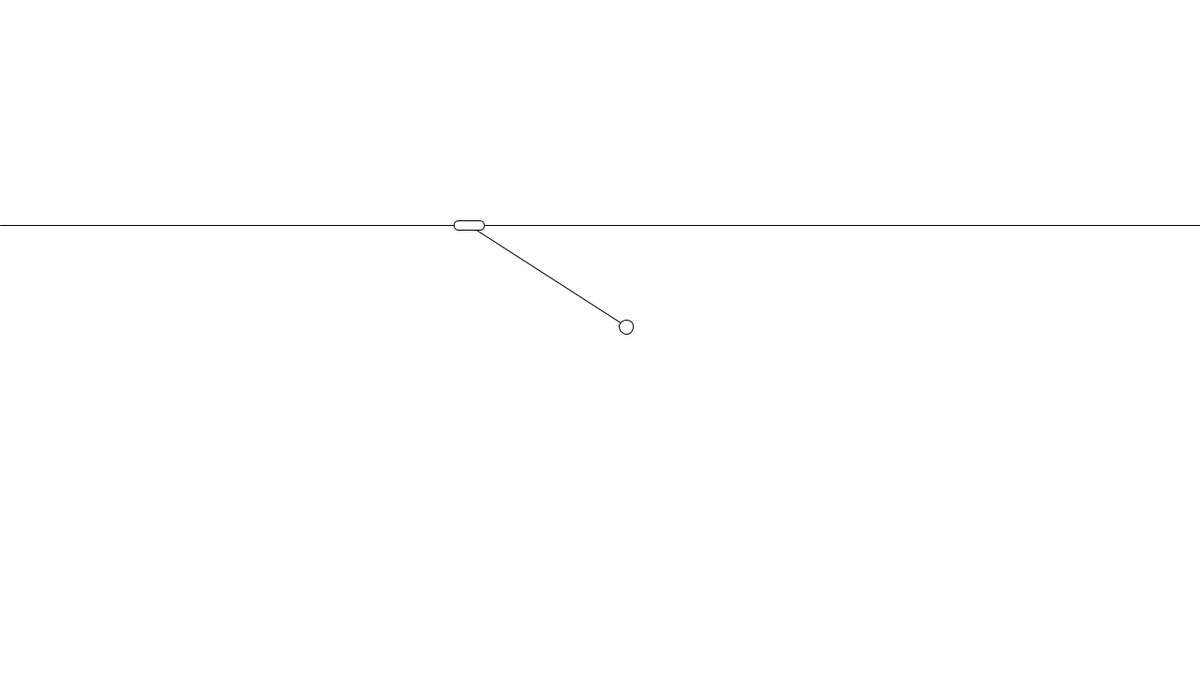
Frame 1 (no input)
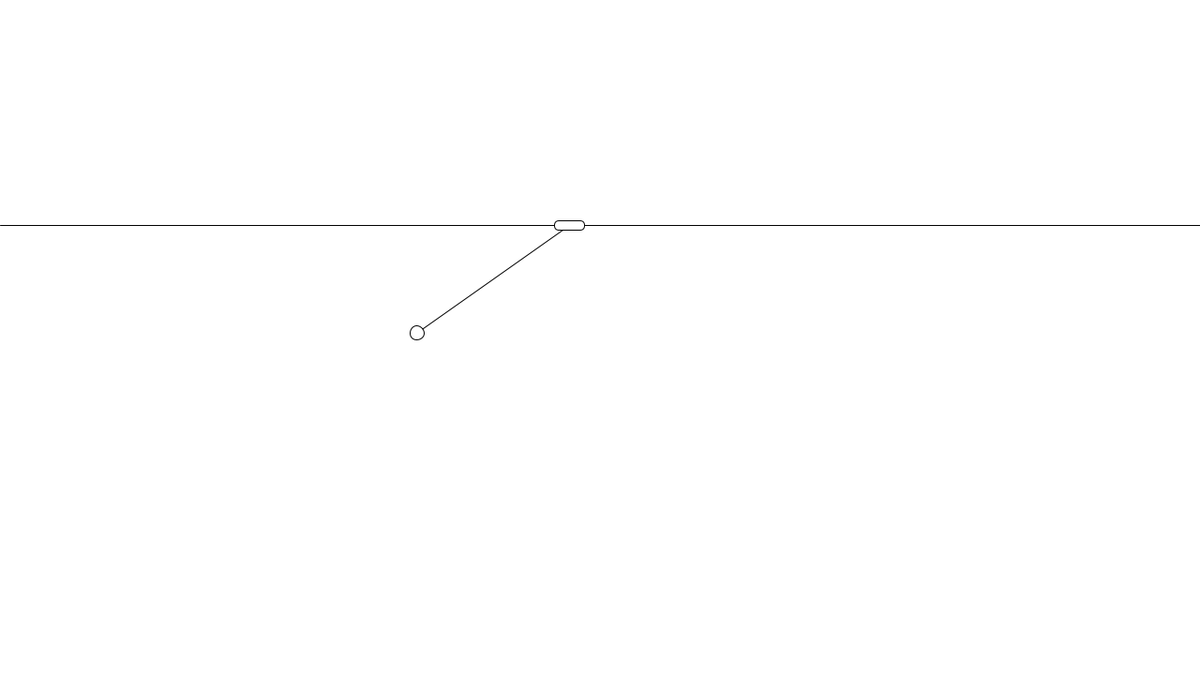
Frame 60 (the mouse pressed at the canvas centre just before this capture)
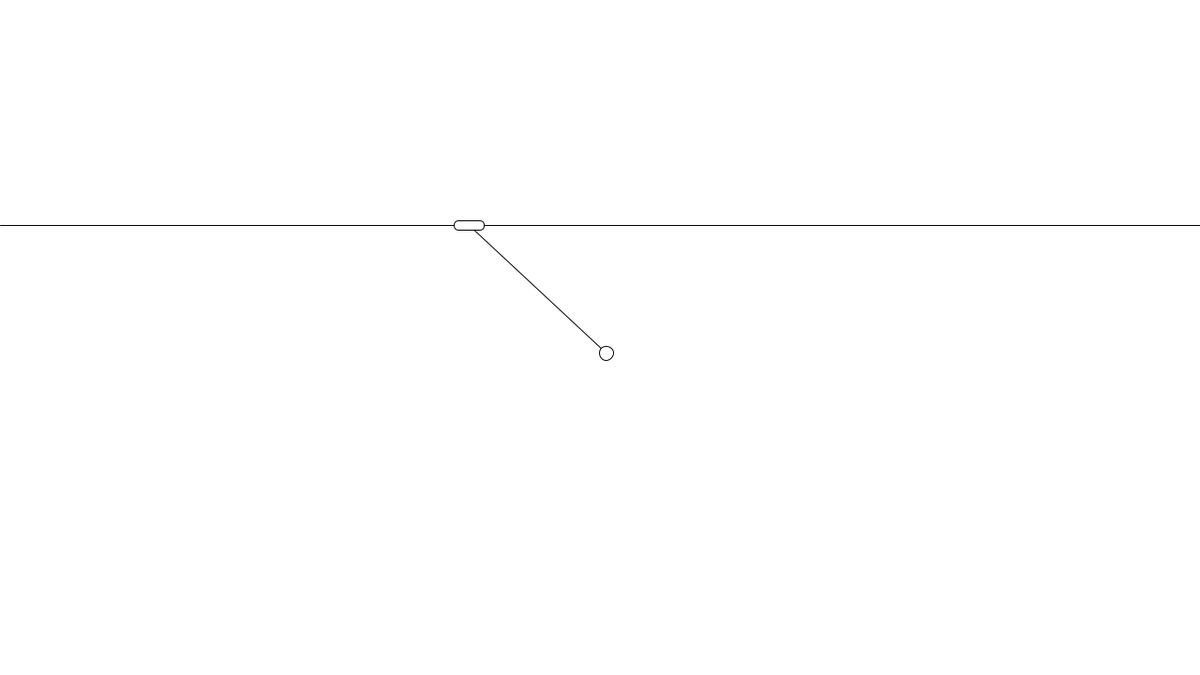
Frame 120 (the mouse held since frame 60 and released just before this capture)

The Processing sketch that drew these frames (run headless with seeded random() and noise(); from frame 60 on, the mouse is pressed at the canvas centre):

// Processing sketch: simulate
// ── simulate.pde

float pixelPerMeter = 100;

float g = 9.81;
float l = 2.0;
float M = 30.0;
float m = 15;

float[] function(float x, float y, float vx, float vy, float t, float F, float Fc){
  float[] a = {0, 0};
  
  //wrong equations
  a[0] = -g * tan(y) + (F + Fc + m * l * vy * vy * sin(y) + g * (M + m) * tan(y)) / (M + m * sin(y) * sin(y));
  a[1] = (F + Fc + m * l * vy * vy * cos(y) * sin(y) + g * (M+m) * sin(y)) / (m * l * cos(y) * cos(y) - l * (M+m));
  
  //without input force
  //a[0] = m * l * vy * vy * sin(y) / (M+m) + m * sin(y) * cos(y) * (m * l * vy * vy * cos(y) + g * (M+m)) / ( (M+m) * (M + m * sin(y) * sin(y)));
  //a[1] = (m * l * vy * vy * cos(y) * sin(y) + g * (M+m) * sin(y)) / (m * l * cos(y) * cos(y) - l * (M+m)); 
  
  //with input force - wrong equations
  //a[0] = m * l * vy * vy * sin(y) / (M+m) + m * sin(y) * cos(y) * (m * l * vy * vy * cos(y) + g * (M+m)) / ( (M+m) * (M + m * sin(y) * sin(y))) - m * (F + 100 * vx) * cos(y) * cos(y) / ( (M+m) * (M + m * sin(y) * sin(y)));
  //a[1] = (m * l * vy * vy * cos(y) * sin(y) + g * (M+m) * sin(y) - (F + 100 * vx) * cos(y)) / (m * l * cos(y) * cos(y) - l * (M+m));
  
//second try
  //a[0] = (F + Fc + m * (g - vx * vy) * sin(y) * cos(y) + m * l * vy * vy * sin(y)) / (M + m * sin(y) * sin(y));
  //a[1] = (((M - m * cos(2*y)) * g  + (m + M) * vx * vy - m * l * vy * vy * cos(y)) * sin(y) - (F * Fc) * cos(y)) / (M + m * sin(y) * sin(y));
  
  //a[0] = (F + Fc + m*l*vy*vy*sin(y) + m * (2*vx*vy - g)*sin(y)*cos(y)) / ( M + m * sin(y) * sin(y));
  //a[1] = ((F + Fc) * cos(y) + m * l * vy * vy * sin(y) * cos(y) + (2*vx*vy - g)*(m*cos(2*y) - M)*sin(y)) / ( M + m * sin(y) * sin(y));
  
  return a;
}


float t = 0;
float dt = 0.02;
float x = 5;
float y = 1;
float vx = 0;
float vy = 0;
float[] a = {0, 0};
float F = 0;
float Fc = 0;

int w = 2*int(3 * sqrt(M));
int h = 2*int(sqrt(M));
int r = int(m);

void setup(){
  size(1280, 720);
  clear();
  background(255);
  
  a = function(x, y, vx, vy, t, F, Fc);
  vx = vx + dt * a[0] / 2;
  vy = vy + dt * a[1] / 2;
  x = x + dt * vx;
  y = y + dt * vy;
  t += dt;
  point(x * pixelPerMeter, height / 2);
  point(x * pixelPerMeter + l * sin(y) * pixelPerMeter, height / 2 + l * cos(y) * pixelPerMeter);
  //stroke(0,255,0);
}

void draw(){
  //println(a[0] + " , " + a[1] + " ; " + vx + " , " + vy + " ; " + x + " , " + y);
  println(vx);
  //delay(10);
  a = function(x, y, vx, vy, t, F, Fc);
  vx = vx + dt * a[0];
  vy = vy + dt * a[1];
  x = x + dt * vx;
  y = y + dt * vy;
  
  
  //Fc = - 150* vx - 150 * vy * cos(y) - 150 * (x - 5); //stable in x unstable in y
  //Fc = - 150 * vy * cos(y) - 150 * (x - 5); //stable in x unstable in y
  //Fc = - 150 * vy - 150 * (x - 5); //unstable both in x and y
  Fc = 0;
  
  t += dt;
  
  background(255);
  line(0, height / 3, width, height / 3);
  line(x * pixelPerMeter, height / 3, x * pixelPerMeter + l * sin(y) * pixelPerMeter, height / 3 + l * cos(y) * pixelPerMeter);
  rect(x * pixelPerMeter - w/2, height / 3 - h/2, w, h, 5);
  ellipse(x * pixelPerMeter + l * sin(y) * pixelPerMeter, height / 3 + l * cos(y) * pixelPerMeter, r, r);
  
}

void keyPressed(){
  switch (key){
    case 'w': dt = dt * 1.2; break;
    case 'W': dt = dt * 1.2; break;
    case 's': dt = dt / 1.2; break;
    case 'S': dt = dt / 1.2; break;
    
    case 'a': F = -80; break;
    case 'A': F = -80; break;
    case 'd': F = 80; break;
    case 'D': F = 80; break;
    
  }
}

void keyReleased(){
  switch (key){
    case 'a': F = 0; break;
    case 'A': F = 0; break;
    case 'd': F = 0; break;
    case 'D': F = 0; break;
    
  }
}
